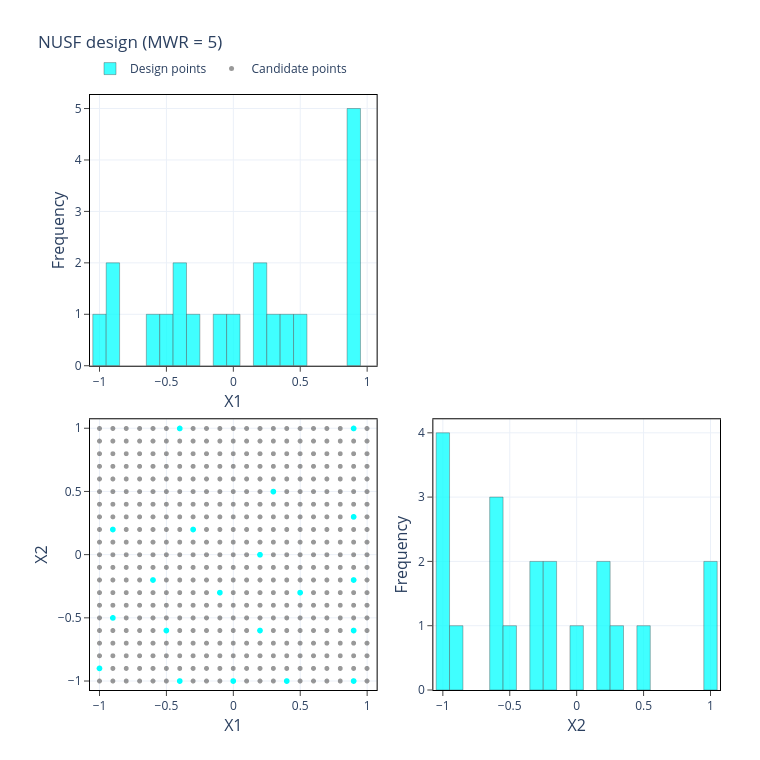

Here is the notebook cell this chart was saved with:
### Markdown cell above
Pairwise scatter of the design points over the candidate set, for the least and most concentrated MWR values:

### Code cell
plot_pair_matrix(results[5].design, columns=["X1", "X2"], candidate=candidate,
                 title="NUSF design (MWR = 5)")

### Figure 1 — Plotly figure (JSON) as saved in the notebook; plotly's stock layout.template omitted (floating-point values rounded to 4 significant figures; data arrays with more than 128 entries replaced by an {"elided": "..."} marker saying what was removed)
{"data": [{"marker": {"color": "rgba(0, 255, 255, 1.0)", "line": {"color": "rgba(0, 0, 0, 0.65)", "width": 0.6}}, "name": "Design points", "opacity": 0.75, "showlegend": true, "type": "histogram", "x": [-0.5, -0.4, -0.9, -0.1, 0.9, 0.3, -0.6, 0.2, 0.4, -1.0, -0.9, 0.9, 0.9, -0.4, -0.3, 0.9, 0.0, 0.2, 0.5, 0.9], "xaxis": "x", "xbins": {"end": 1.05, "size": 0.1, "start": -1.05}, "yaxis": "y"}, {"marker": {"color": "rgba(51, 51, 51, 0.50)", "size": 5}, "mode": "markers", "name": "Candidate points", "showlegend": true, "type": "scattergl", "x": {"elided": "441 float values"}, "xaxis": "x3", "y": {"elided": "441 float values"}, "yaxis": "y3"}, {"marker": {"color": "rgba(0, 255, 255, 1.0)", "size": 6}, "mode": "markers", "name": "Design points", "showlegend": false, "type": "scattergl", "x": [-0.5, -0.4, -0.9, -0.1, 0.9, 0.3, -0.6, 0.2, 0.4, -1.0, -0.9, 0.9, 0.9, -0.4, -0.3, 0.9, 0.0, 0.2, 0.5, 0.9], "xaxis": "x3", "y": [-0.6, 1.0, -0.5, -0.3, -0.6, 0.5, -0.2, 0.0, -1.0, -0.9, 0.2, -1.0, -0.2, -1.0, 0.2, 1.0, -1.0, -0.6, -0.3, 0.3], "yaxis": "y3"}, {"marker": {"color": "rgba(0, 255, 255, 1.0)", "line": {"color": "rgba(0, 0, 0, 0.65)", "width": 0.6}}, "name": "Design points", "opacity": 0.75, "showlegend": false, "type": "histogram", "x": [-0.6, 1.0, -0.5, -0.3, -0.6, 0.5, -0.2, 0.0, -1.0, -0.9, 0.2, -1.0, -0.2, -1.0, 0.2, 1.0, -1.0, -0.6, -0.3, 0.3], "xaxis": "x4", "xbins": {"end": 1.05, "size": 0.1, "start": -1.05}, "yaxis": "y4"}], "layout": {"barmode": "overlay", "height": 760, "legend": {"orientation": "h", "x": 0, "y": 1.02, "yanchor": "bottom"}, "margin": {"b": 70, "l": 90, "r": 40, "t": 95}, "title": {"text": "NUSF design (MWR = 5)"}, "width": 760, "xaxis": {"anchor": "y", "automargin": true, "domain": [0, 0.455], "linecolor": "black", "linewidth": 1, "mirror": true, "range": [-1.071, 1.071], "showgrid": true, "showline": true, "ticks": "outside", "title": {"font": {"size": 16}, "standoff": 6, "text": "X1"}, "zeroline": false}, "xaxis2": {"anchor": "y2", "domain": [0.545, 1], "visible": false}, "xaxis3": {"anchor": "y3", "automargin": true, "domain": [0, 0.455], "linecolor": "black", "linewidth": 1, "mirror": true, "range": [-1.071, 1.071], "showgrid": true, "showline": true, "ticks": "outside", "title": {"font": {"size": 16}, "standoff": 6, "text": "X1"}, "zeroline": false}, "xaxis4": {"anchor": "y4", "automargin": true, "domain": [0.545, 1], "linecolor": "black", "linewidth": 1, "mirror": true, "range": [-1.071, 1.071], "showgrid": true, "showline": true, "ticks": "outside", "title": {"font": {"size": 16}, "standoff": 6, "text": "X2"}, "zeroline": false}, "yaxis": {"anchor": "x", "automargin": true, "domain": [0.545, 1], "linecolor": "black", "linewidth": 1, "mirror": true, "showgrid": true, "showline": true, "ticks": "outside", "title": {"font": {"size": 16}, "standoff": 6, "text": "Frequency"}, "zeroline": false}, "yaxis2": {"anchor": "x2", "domain": [0.545, 1], "visible": false}, "yaxis3": {"anchor": "x3", "automargin": true, "domain": [0, 0.455], "linecolor": "black", "linewidth": 1, "mirror": true, "range": [-1.071, 1.071], "showgrid": true, "showline": true, "ticks": "outside", "title": {"font": {"size": 16}, "standoff": 6, "text": "X2"}, "zeroline": false}, "yaxis4": {"anchor": "x4", "automargin": true, "domain": [0, 0.455], "linecolor": "black", "linewidth": 1, "mirror": true, "showgrid": true, "showline": true, "ticks": "outside", "title": {"font": {"size": 16}, "standoff": 6, "text": "Frequency"}, "zeroline": false}}}
